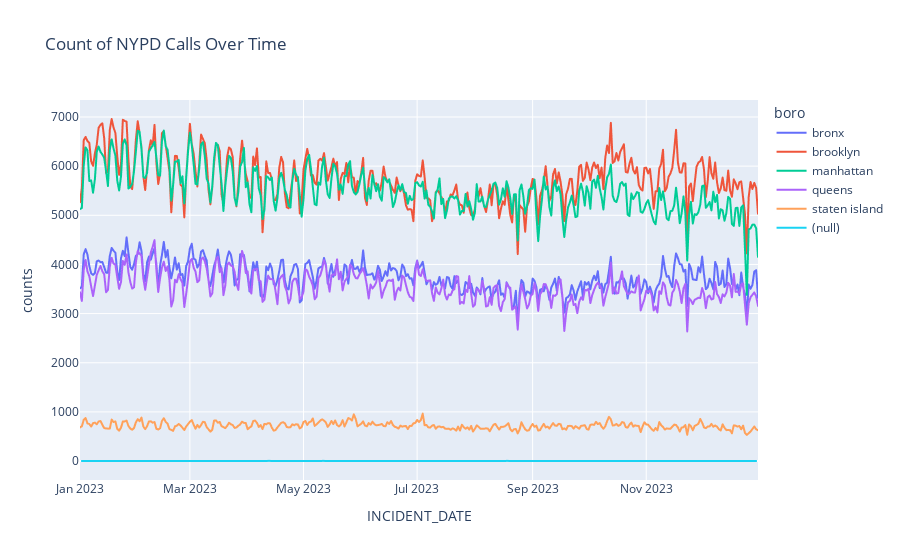

The notebook cell saved with this chart:
### Code cell
# plot: counts vs. date, colored by boro

fig = px.line(counts_date_boro,
            x = 'INCIDENT_DATE',
            y = 'counts',
            title = 'Count of NYPD Calls Over Time', 
            color = 'boro',
            labels = {'x':'Date'})
fig.show()

### Figure 1 — Plotly figure (JSON) as saved in the notebook; plotly's stock layout.template omitted (floating-point values rounded to 4 significant figures; data arrays with more than 128 entries replaced by an {"elided": "..."} marker saying what was removed)
{"data": [{"hovertemplate": "boro=bronx<br>INCIDENT_DATE=%{x}<br>counts=%{y}<extra></extra>", "legendgroup": "bronx", "line": {"color": "#636efa", "dash": "solid"}, "marker": {"symbol": "circle"}, "mode": "lines", "name": "bronx", "showlegend": true, "type": "scattergl", "x": {"elided": "365 str values"}, "xaxis": "x", "y": {"elided": "365 int values"}, "yaxis": "y"}, {"hovertemplate": "boro=brooklyn<br>INCIDENT_DATE=%{x}<br>counts=%{y}<extra></extra>", "legendgroup": "brooklyn", "line": {"color": "#EF553B", "dash": "solid"}, "marker": {"symbol": "circle"}, "mode": "lines", "name": "brooklyn", "showlegend": true, "type": "scattergl", "x": {"elided": "365 str values"}, "xaxis": "x", "y": {"elided": "365 int values"}, "yaxis": "y"}, {"hovertemplate": "boro=manhattan<br>INCIDENT_DATE=%{x}<br>counts=%{y}<extra></extra>", "legendgroup": "manhattan", "line": {"color": "#00cc96", "dash": "solid"}, "marker": {"symbol": "circle"}, "mode": "lines", "name": "manhattan", "showlegend": true, "type": "scattergl", "x": {"elided": "365 str values"}, "xaxis": "x", "y": {"elided": "365 int values"}, "yaxis": "y"}, {"hovertemplate": "boro=queens<br>INCIDENT_DATE=%{x}<br>counts=%{y}<extra></extra>", "legendgroup": "queens", "line": {"color": "#ab63fa", "dash": "solid"}, "marker": {"symbol": "circle"}, "mode": "lines", "name": "queens", "showlegend": true, "type": "scattergl", "x": {"elided": "365 str values"}, "xaxis": "x", "y": {"elided": "365 int values"}, "yaxis": "y"}, {"hovertemplate": "boro=staten island<br>INCIDENT_DATE=%{x}<br>counts=%{y}<extra></extra>", "legendgroup": "staten island", "line": {"color": "#FFA15A", "dash": "solid"}, "marker": {"symbol": "circle"}, "mode": "lines", "name": "staten island", "showlegend": true, "type": "scattergl", "x": {"elided": "365 str values"}, "xaxis": "x", "y": {"elided": "365 int values"}, "yaxis": "y"}, {"hovertemplate": "boro=(null)<br>INCIDENT_DATE=%{x}<br>counts=%{y}<extra></extra>", "legendgroup": "(null)", "line": {"color": "#19d3f3", "dash": "solid"}, "marker": {"symbol": "circle"}, "mode": "lines", "name": "(null)", "showlegend": true, "type": "scattergl", "x": ["2023-01-02T00:00:00", "2023-01-03T00:00:00", "2023-01-08T00:00:00", "2023-01-09T00:00:00", "2023-01-22T00:00:00", "2023-01-24T00:00:00", "2023-01-26T00:00:00", "2023-02-13T00:00:00", "2023-02-14T00:00:00", "2023-02-19T00:00:00", "2023-02-21T00:00:00", "2023-02-25T00:00:00", "2023-02-27T00:00:00", "2023-02-28T00:00:00", "2023-03-02T00:00:00", "2023-03-04T00:00:00", "2023-03-08T00:00:00", "2023-03-10T00:00:00", "2023-03-12T00:00:00", "2023-03-13T00:00:00", "2023-03-14T00:00:00", "2023-03-15T00:00:00", "2023-03-19T00:00:00", "2023-03-25T00:00:00", "2023-03-28T00:00:00", "2023-03-31T00:00:00", "2023-04-02T00:00:00", "2023-04-04T00:00:00", "2023-04-08T00:00:00", "2023-04-11T00:00:00", "2023-04-12T00:00:00", "2023-04-16T00:00:00", "2023-04-17T00:00:00", "2023-04-21T00:00:00", "2023-04-22T00:00:00", "2023-04-23T00:00:00", "2023-04-27T00:00:00", "2023-05-03T00:00:00", "2023-05-05T00:00:00", "2023-05-07T00:00:00", "2023-05-11T00:00:00", "2023-05-12T00:00:00", "2023-05-13T00:00:00", "2023-05-17T00:00:00", "2023-05-18T00:00:00", "2023-05-19T00:00:00", "2023-05-23T00:00:00", "2023-05-26T00:00:00", "2023-06-01T00:00:00", "2023-06-03T00:00:00", "2023-06-04T00:00:00", "2023-06-08T00:00:00", "2023-06-11T00:00:00", "2023-06-21T00:00:00", "2023-06-23T00:00:00", "2023-06-24T00:00:00", "2023-06-26T00:00:00", "2023-06-28T00:00:00", "2023-06-29T00:00:00", "2023-07-02T00:00:00", "2023-07-04T00:00:00", "2023-07-05T00:00:00", "2023-07-08T00:00:00", "2023-07-12T00:00:00", "2023-07-16T00:00:00", "2023-07-17T00:00:00", "2023-07-23T00:00:00", "2023-07-25T00:00:00", "2023-07-27T00:00:00", "2023-07-28T00:00:00", "2023-07-31T00:00:00", "2023-08-01T00:00:00", "2023-08-02T00:00:00", "2023-08-05T00:00:00", "2023-08-06T00:00:00", "2023-08-12T00:00:00", "2023-08-13T00:00:00", "2023-08-15T00:00:00", "2023-08-17T00:00:00", "2023-08-18T00:00:00", "2023-08-19T00:00:00", "2023-08-21T00:00:00", "2023-08-25T00:00:00", "2023-08-29T00:00:00", "2023-08-30T00:00:00", "2023-09-01T00:00:00", "2023-09-05T00:00:00", "2023-09-09T00:00:00", "2023-09-10T00:00:00", "2023-09-12T00:00:00", "2023-09-15T00:00:00", "2023-09-18T00:00:00", "2023-09-19T00:00:00", "2023-09-21T00:00:00", "2023-10-05T00:00:00", "2023-10-07T00:00:00", "2023-10-14T00:00:00", "2023-10-19T00:00:00", "2023-10-21T00:00:00", "2023-10-24T00:00:00", "2023-10-25T00:00:00", "2023-10-26T00:00:00", "2023-10-27T00:00:00", "2023-10-28T00:00:00", "2023-11-02T00:00:00", "2023-11-09T00:00:00", "2023-11-13T00:00:00", "2023-11-16T00:00:00", "2023-11-18T00:00:00", "2023-11-19T00:00:00", "2023-11-22T00:00:00", "2023-11-23T00:00:00", "2023-11-26T00:00:00", "2023-11-29T00:00:00", "2023-11-30T00:00:00", "2023-12-06T00:00:00", "2023-12-07T00:00:00", "2023-12-08T00:00:00", "2023-12-10T00:00:00", "2023-12-12T00:00:00", "2023-12-16T00:00:00", "2023-12-18T00:00:00", "2023-12-22T00:00:00", "2023-12-28T00:00:00", "2023-12-30T00:00:00"], "xaxis": "x", "y": [1, 1, 1, 1, 2, 1, 1, 1, 1, 1, 1, 1, 1, 1, 1, 1, 2, 2, 1, 1, 1, 1, 1, 1, 1, 1, 2, 1, 1, 1, 3, 1, 1, 1, 1, 2, 1, 1, 1, 1, 2, 3, 1, 1, 2, 1, 1, 1, 1, 1, 2, 1, 1, 1, 1, 1, 2, 1, 1, 2, 2, 1, 1, 1, 1, 1, 1, 1, 1, 1, 1, 1, 1, 1, 2, 1, 1, 2, 1, 3, 2, 1, 1, 2, 1, 2, 1, 2, 1, 1, 1, 1, 1, 1, 2, 1, 1, 1, 1, 2, 2, 2, 1, 1, 1, 2, 1, 1, 1, 1, 1, 1, 1, 1, 1, 1, 1, 1, 1, 1, 1, 1, 1, 1, 1], "yaxis": "y"}], "layout": {"autosize": true, "legend": {"title": {"text": "boro"}, "tracegroupgap": 0}, "title": {"text": "Count of NYPD Calls Over Time"}, "xaxis": {"anchor": "y", "autorange": true, "domain": [0, 1], "range": ["2023-01-01", "2023-12-31"], "title": {"text": "INCIDENT_DATE"}, "type": "date"}, "yaxis": {"anchor": "x", "autorange": true, "domain": [0, 1], "range": [-385.6, 7346.0], "title": {"text": "counts"}, "type": "linear"}}}
